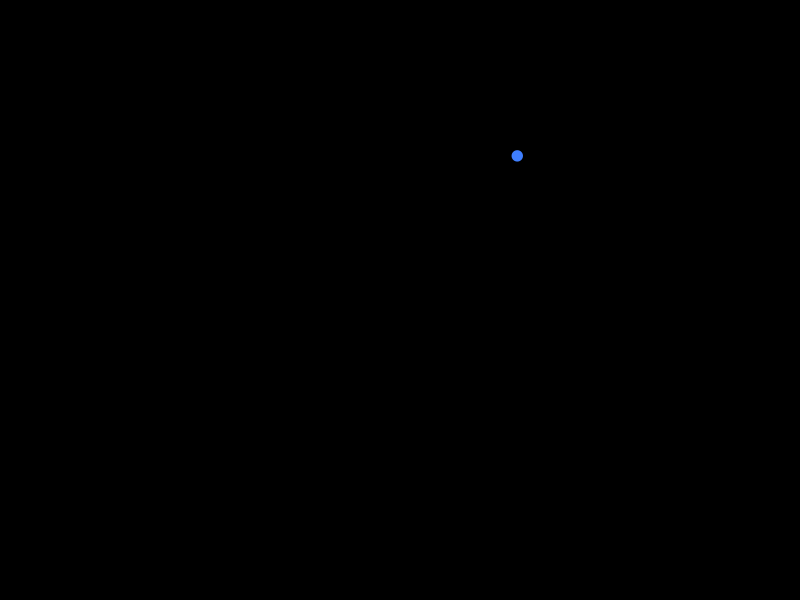
Frame 1 (no input)
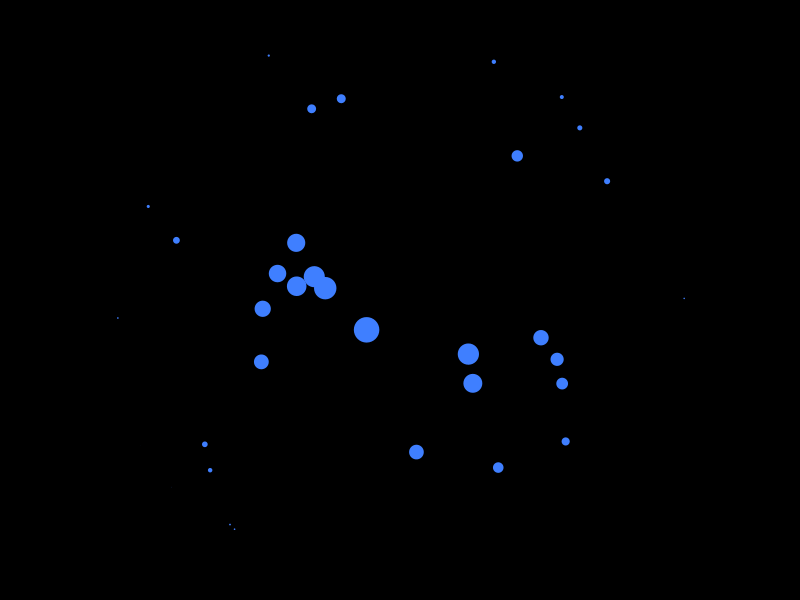
Frame 60 (the mouse pressed at the canvas centre just before this capture)
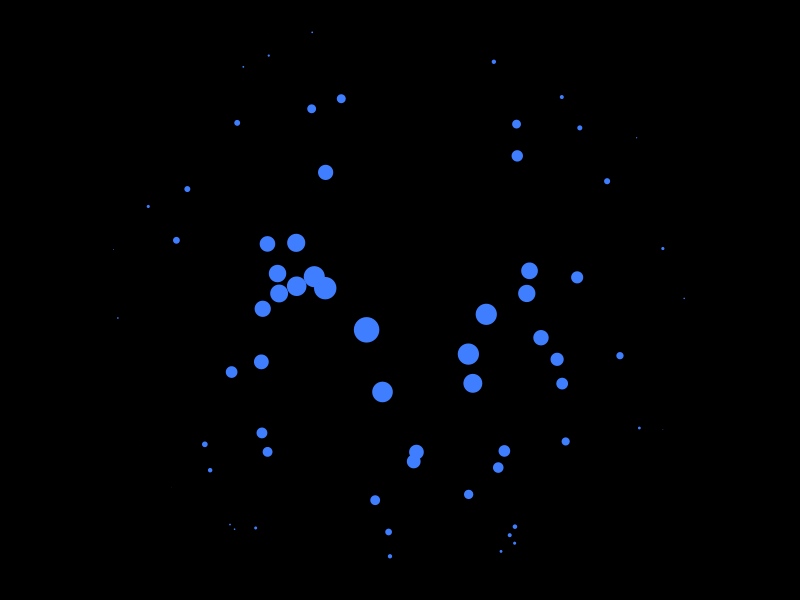
Frame 120 (the mouse held since frame 60 and released just before this capture)

The Processing sketch that drew these frames (run headless with seeded random() and noise(); from frame 60 on, the mouse is pressed at the canvas centre):

// Processing sketch: sketch_3_1
// ── sketch_3_1.pde
void setup() {
  size(800, 600);
  frameRate(60);
  background(0);
  noStroke();
}

void draw() {
  float x = random(0, width);
  float y = random(0, height);
  float dist = dist(x, y, width/2, height/2);
  
  float diameter = 30 - dist / 10.0;
  
  // 3.2
  if (diameter > 0) {
    fill(63, 127, 255);
    ellipse(x, y, diameter, diameter);
  }
  
  // 3.1
  //if (dist < height/2) {
  //  noStroke();
  //  fill(63, 127, 255);
  //}
  //else {
  //  noFill();
  //  stroke(31, 127, 255);
  //}
  
  //ellipse(x, y, 10, 10);
}
